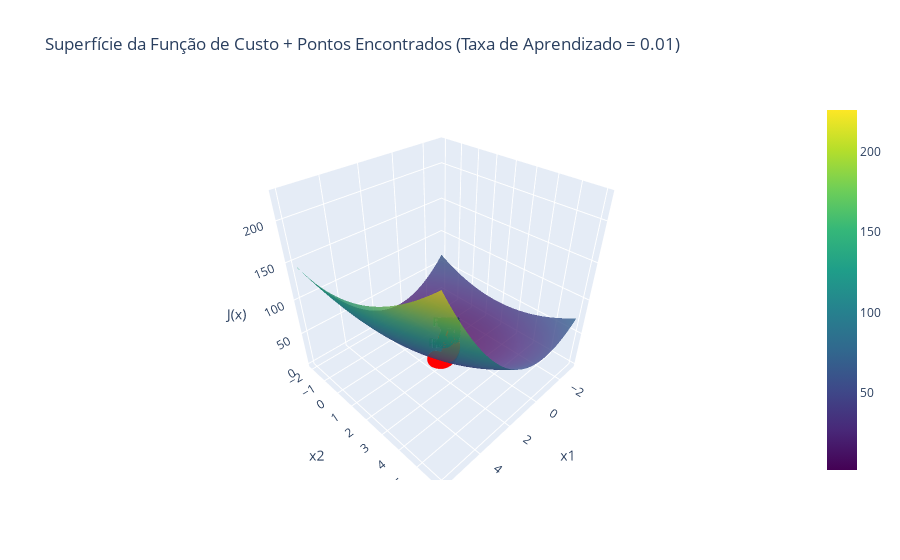

The notebook cell saved with this chart:
### Code cell
x_values, costs = dict_of_results[learning_rates[1]]

plot_function(cost_fn, x_values,costs, title=f"Superfície da Função de Custo + Pontos Encontrados (Taxa de Aprendizado = {learning_rates[1]})")

### Figure 1 — Plotly figure (JSON) as saved in the notebook; plotly's stock layout.template omitted (floating-point values rounded to 4 significant figures; data arrays with more than 128 entries replaced by an {"elided": "..."} marker saying what was removed)
{"data": [{"colorscale": [[0, "#440154"], [0.1111, "#482878"], [0.2222, "#3e4989"], [0.3333, "#31688e"], [0.4444, "#26828e"], [0.5556, "#1f9e89"], [0.6667, "#35b779"], [0.7778, "#6ece58"], [0.8889, "#b5de2b"], [1, "#fde725"]], "opacity": 0.8, "type": "surface", "x": {"elided": "100x100 float values"}, "y": {"elided": "100x100 float values"}, "z": {"elided": "100x100 float values"}}, {"marker": {"color": "red", "size": 6, "symbol": "circle"}, "mode": "markers+text", "text": {"elided": "402 str values"}, "textposition": "top center", "type": "scatter3d", "x": {"elided": "402 float values"}, "y": {"elided": "402 float values"}, "z": {"elided": "402 float values"}}], "layout": {"autosize": true, "scene": {"xaxis": {"title": {"text": "x1"}}, "yaxis": {"title": {"text": "x2"}}, "zaxis": {"title": {"text": "J(x)"}}}, "title": {"text": "Superfície da Função de Custo + Pontos Encontrados (Taxa de Aprendizado = 0.01)"}}}
